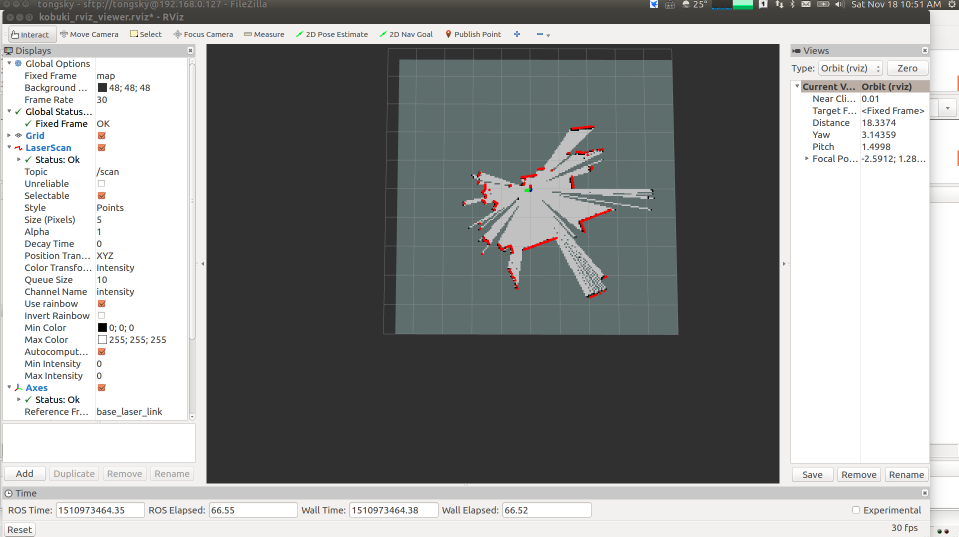
#> input picture racecar_drivers/ls01g/example/laser_gmapping.png, 1917 x 1073 px, given in place of mymap.pgm, which was not available (shown at 1/2 size)
$ python pure_map.py 5   (older library calls are emulated)
#> lines starting #> are read from the running program, lines starting #| are printed output that depends on the picture; after the words box and inside, x2 and y2 are one past the last pixel; in counts of white or black regions, pixels touching at a corner belong together; pictures that were not available may be replaced by others from this repository, and a replacement may not be noted
#!/usr/bin/python
import cv2
import sys
import numpy as np

def handleImg(img_file, area_threshold):
#> called with img_file = 'mymap.pgm', area_threshold = 5
  src = cv2.imread(img_file)
#> src is the input picture: shape (1073, 1917, 3); mean B, G, R 147.8, 148.4, 146.8
  im = cv2.cvtColor(src, cv2.COLOR_BGR2GRAY)
  _, free_space = cv2.threshold(im, 250, 255, cv2.THRESH_BINARY)
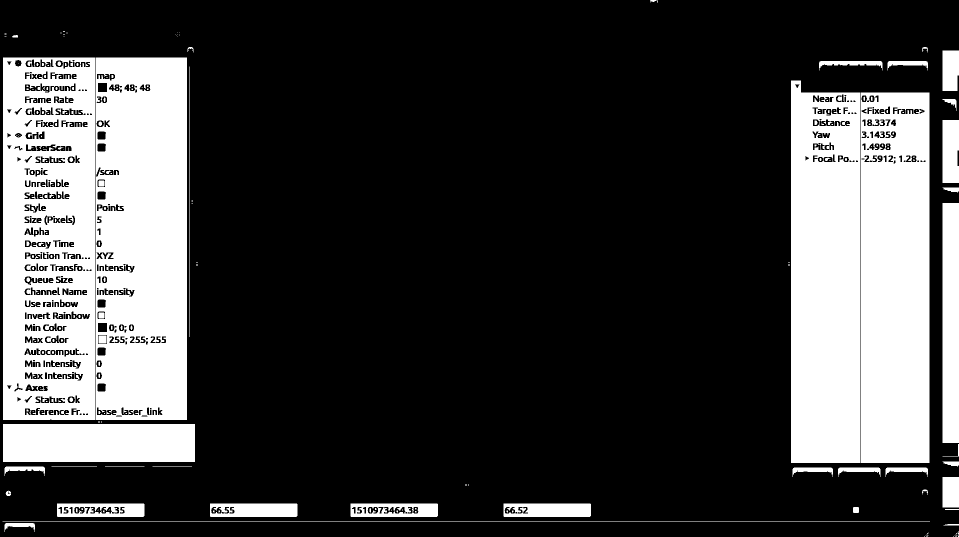
#> free_space: shape (1073, 1917) (shown at 1/2 size); 25.1% white; 286 white regions (199 under 20 px), largest, box (x1, y1, x2, y2) and area: (191, 115, 374, 840) 123633, (6, 115, 190, 840) 111287, (1582, 161, 1720, 926) 99865
  _, occupied = cv2.threshold(im, 0, 10, cv2.THRESH_BINARY_INV)
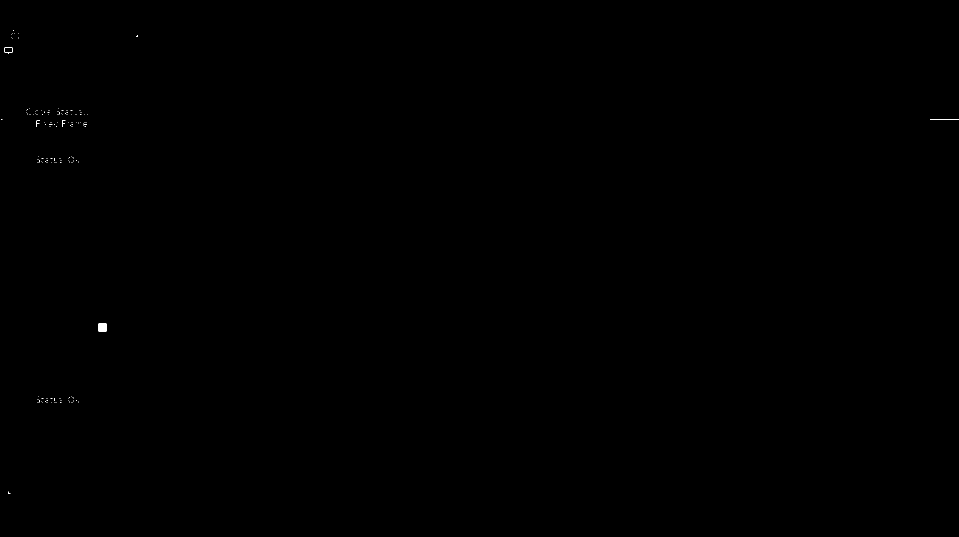
#> occupied: shape (1073, 1917) (shown at 1/2 size); values 0 (black) and 10 (white), 0.03% white; 156 white regions (151 under 20 px)
  _, contours, hierarchy = cv2.findContours(occupied, cv2.RETR_TREE, cv2.CHAIN_APPROX_SIMPLE)
#> contours = 157 contours, 154 with area under 20; largest, box (x1, y1, x2, y2) and area: (197, 647, 213, 663) 225, (9, 94, 25, 108) 166, (9, 94, 25, 106) 163

  mask = np.zeros(im.shape, np.uint8)
  max_rect = (0, 0, 0, 0)
  for i in range(len(contours)):
    contours_poly = cv2.approxPolyDP(contours[i], 3, True)
    x, y, w, h = cv2.boundingRect(contours_poly)

    if(w * h > max_rect[2] * max_rect[3]):
      max_rect = (x, y, w, h)
    elif w * h < area_threshold:
      continue

    cv2.drawContours(mask, contours, i, 255, -1)
#> this loop made 157 passes
#> (contours_poly, x, y, w, h) on passes 1, 22, 30, 38, 59: ([[16, 983], [20, 987]], 16, 983, 5, 5), ([[78, 800], [78, 804]], 78, 800, 1, 5), ([[108, 796], [108, 801]], 108, 796, 1, 6), ([[197, 647], [197, 662], [212, 662], [212, 647]], 197, 647, 16, 16), ([[78, 320], [78, 324]], 78, 320, 1, 5)
#> (x, y, w, h) on passes 2 to 7: (142, 805, 1, 1), (120, 805, 1, 1), (111, 805, 1, 1), (103, 805, 1, 1), (93, 805, 1, 1), (85, 805, 1, 1)
#> mask: shape (1073, 1917); 0.03% white; 13 white regions (8 under 20 px), largest, box (x1, y1, x2, y2) and area: (197, 647, 213, 663) 256, (9, 94, 25, 108) 192, (1860, 239, 1917, 240) 57, (73, 241, 80, 254) 24, (124, 241, 131, 254) 24

  cut = np.zeros(im.shape, np.uint8)
  x = max_rect[0]
#> x = 197
  y = max_rect[1]
#> y = 647
  cut[y:(max_rect[1]+max_rect[3]), x:(max_rect[0]+max_rect[2])] = 255

  im_floodfill = free_space & cut
#> im_floodfill: shape (1073, 1917); every value is 0
  im_floodfill[im_floodfill == 255] = 200
  h, w = im_floodfill.shape[:2]
#> h = 1073; w = 1917
  fmask = np.zeros((h + 2, w + 2), np.uint8)
  cv2.floodFill(im_floodfill, fmask, (w/2, h/2), 255)
#> im_floodfill: shape (1073, 1917); every value is 255
  # free_space[im_floodfill != 255] = 0

  background = np.ones(im.shape, np.uint8) * 205
  final = cv2.addWeighted(background, 1.0, free_space, 1.0, 0.0) & (cv2.bitwise_not(mask))
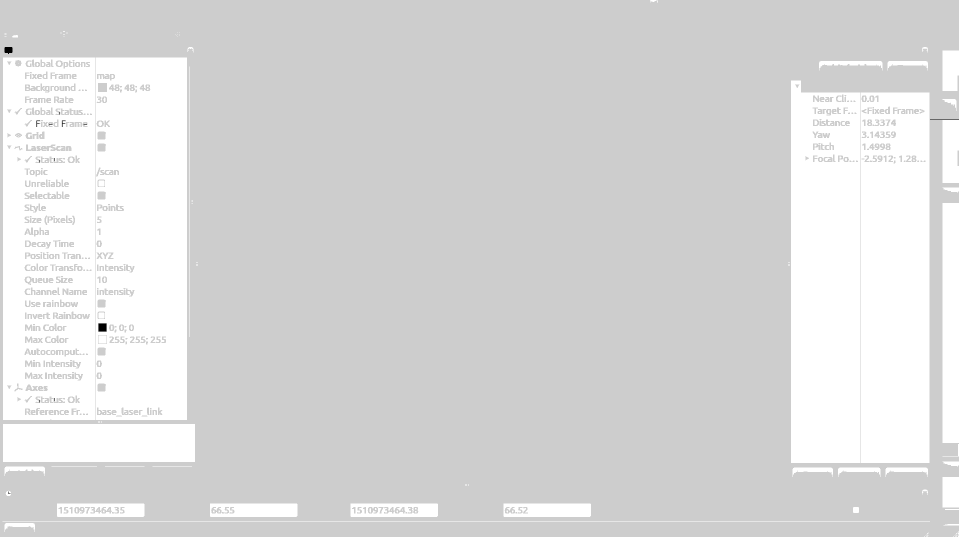
#> final: shape (1073, 1917) (shown at 1/2 size); min 0, max 255, mean 217.5
#> background: shape (1073, 1917); every value is 205

  cv2.imwrite('test.pgm', final)


if __name__ == '__main__':
  handleImg('mymap.pgm', int(sys.argv[1]) if len(sys.argv) > 1 else 100)
